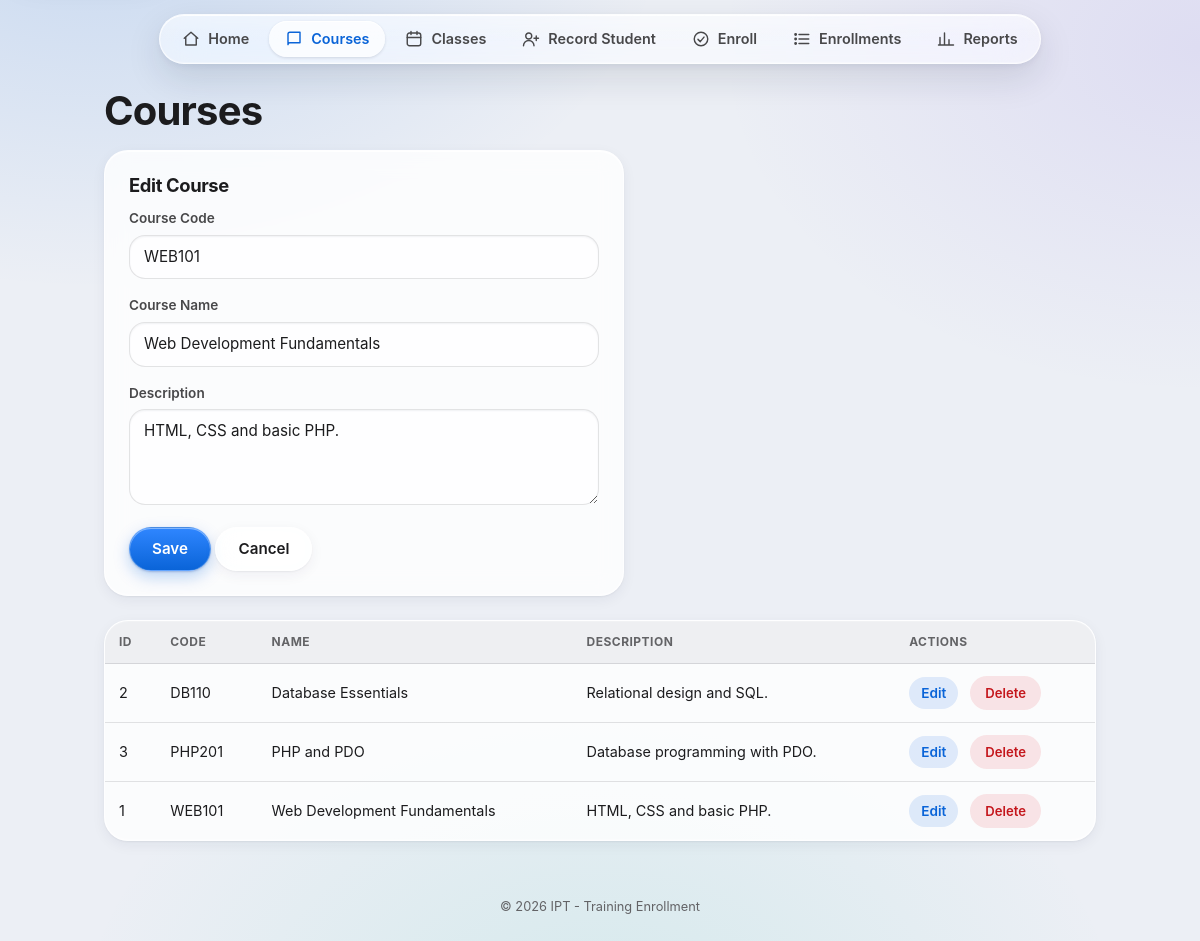
The app's page /admin/courses.php?edit=1 with its own data.
### tables this page shows
CREATE TABLE courses (
    course_id INT AUTO_INCREMENT PRIMARY KEY,
    course_code VARCHAR(20) NOT NULL UNIQUE,
    course_name VARCHAR(100) NOT NULL,
    description TEXT
);

### classes/Course.php (called while the page is built, shortened)
<?php
class Course
{
    private $db;
    public function __construct(PDO $db)
    {
        $this->db = $db;
    }
    public function all()
    {
        return $this->db->query(
            "SELECT * FROM courses ORDER BY course_name")->fetchAll();
    }
    public function find($id)
    {
        $stmt = $this->db->prepare(
            "SELECT * FROM courses WHERE course_id = :id");
        $stmt->execute([':id' => $id]);
        return $stmt->fetch();
    }
}

### config/db.php (called while the page is built, shortened)
<?php
function Esc($value)
{
    return htmlspecialchars((string) $value, ENT_QUOTES, 'UTF-8');
}

### admin/courses.php (the view, shortened to what this page needs)
<?php
require_once __DIR__ . '/../config/db.php';
require_once __DIR__ . '/../classes/Course.php';
$course = new Course($db);
$form = ['course_id' => 0, 'course_code' => '', 'course_name' => '', 'description' => ''];
if ($_SERVER['REQUEST_METHOD'] === 'POST')
{
    $action = $_POST['action'] ?? '';
    if ($action === 'delete')
    {
        $id = (int) ($_POST['course_id'] ?? 0);
        if ($id > 0 && $course->delete($id))
        {
            $msg = "Course deleted.";
        }
        else
        {
            $err = "Could not delete. The course may still have classes.";
        }
    }
    else
    {
        $form['course_id']   = (int) ($_POST['course_id'] ?? 0);
        $form['course_code'] = trim($_POST['course_code'] ?? '');
        $form['course_name'] = trim($_POST['course_name'] ?? '');
        $form['description'] = trim($_POST['description'] ?? '');
        $errors = [];
        if ($form['course_code'] === '' || strlen($form['course_code']) > 20)
        {
            $errors[] = "Course code is required (max 20 characters).";
        }
        if ($form['course_name'] === '' || strlen($form['course_name']) > 100)
        {
            $errors[] = "Course name is required (max 100 characters).";
        }
        if (strlen($form['description']) > 1000)
        {
            $errors[] = "Description is too long (max 1000 characters).";
        }
        if (empty($errors))
        {
            try
            {
                if ($form['course_id'] > 0)
                {
                    $course->update($form['course_id'], $form['course_code'],
                        $form['course_name'], $form['description']);
                    $msg = "Course updated.";
                }
                else
                {
                    $course->create($form['course_code'], $form['course_name'],
                        $form['description']);
                    $msg = "Course added.";
                }
                $form = ['course_id' => 0, 'course_code' => '', 'course_name' => '', 'description' => ''];
            }
            catch (PDOException $e)
            {
                $err = ($e->getCode() === '23000')
                    ? "That course code already exists."
                    : "Database error. Please try again.";
            }
        }
        else
        {
            $err = implode(' ', $errors);
        }
    }
}
elseif (isset($_GET['edit']))
{
    $found = $course->find((int) $_GET['edit']);
    if ($found)
    {
        $form = $found;
    }
}
$list = $course->all();
require_once __DIR__ . '/../includes/header.php';
?>
<h1>Courses</h1>
<form method="post" class="box">
    <h3><?php echo $form['course_id'] > 0 ? 'Edit Course' : 'Add Course'; ?></h3>
    <label>Course Code</label>
    <input type="text" name="course_code" maxlength="20" value="<?php echo Esc($form['course_code']); ?>">
    <label>Course Name</label>
    <input type="text" name="course_name" maxlength="100" value="<?php echo Esc($form['course_name']); ?>">
    <label>Description</label>
    <textarea name="description" rows="3"><?php echo Esc($form['description']); ?></textarea>
    <button type="submit" name="action" value="save">Save</button>
    <?php if ($form['course_id'] > 0) { ?><a class="btn" href="courses.php">Cancel</a><?php } ?>
</form>
<table>
    <tr><th>ID</th><th>Code</th><th>Name</th><th>Description</th><th>Actions</th></tr>
    <?php foreach ($list as $c) { ?>
    <tr>
        <td><?php echo (int) $c['course_id']; ?></td>
        <td><?php echo Esc($c['course_code']); ?></td>
        <td><?php echo Esc($c['course_name']); ?></td>
        <td><?php echo Esc($c['description']); ?></td>
        <td>
            <a href="courses.php?edit=<?php echo (int) $c['course_id']; ?>">Edit</a>
            <form method="post" class="inline" data-confirm="Delete this course?" onsubmit="return confirm('Delete this course?');">
                <button type="submit" name="action" value="delete" class="danger">Delete</button>
            </form>
        </td>
    </tr>
    <?php } ?>
</table>
<?php require_once __DIR__ . '/../includes/footer.php'; ?>

### records on screen
courses: course_code "WEB101", course_name "Web Development Fundamentals", description "HTML, CSS and basic PHP.", course_id "1"
courses: course_id "2", course_code "DB110", course_name "Database Essentials", description "Relational design and SQL."
courses: course_id "3", course_code "PHP201", course_name "PHP and PDO", description "Database programming with PDO."

### other values on screen
$item[2] "Home"
$item[2] "Courses"
$item[2] "Classes"
$item[2] "Record Student"
$item[2] "Enroll"
$item[2] "Enrollments"
$item[2] "Reports"
